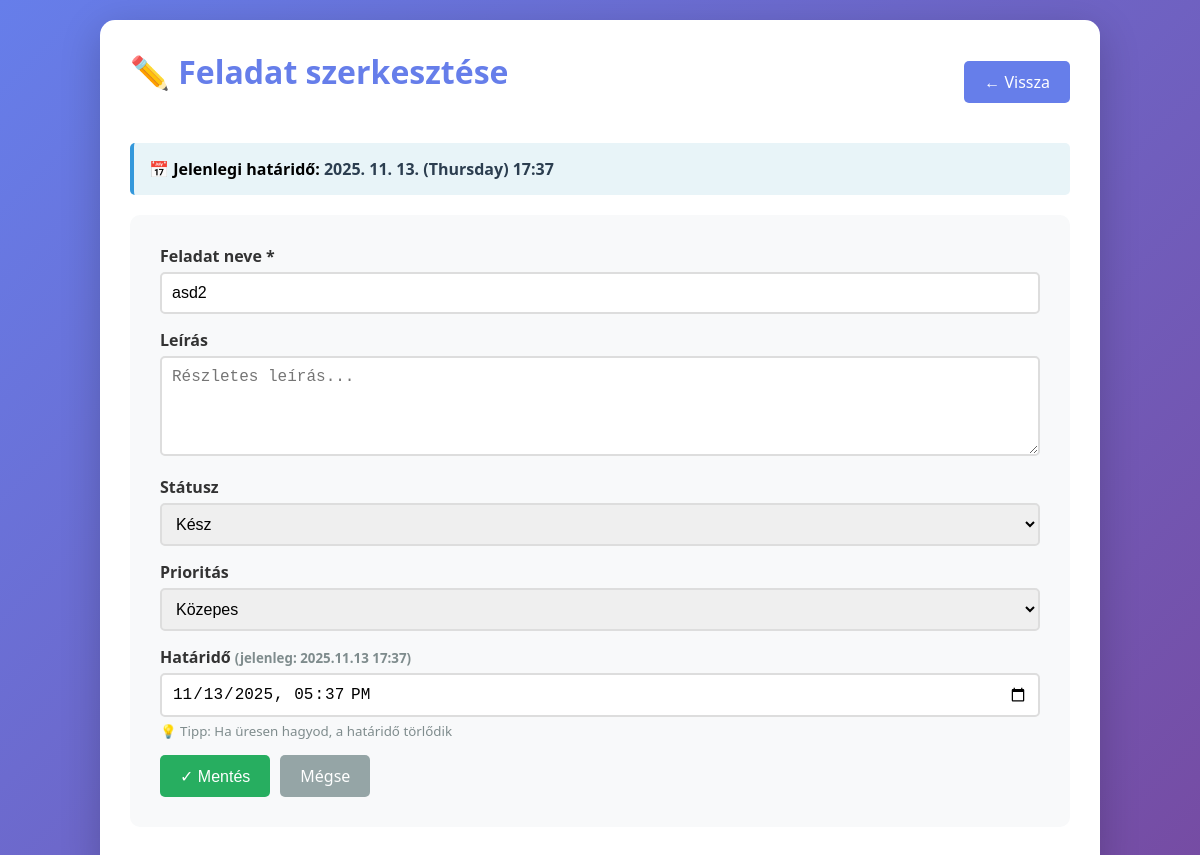
Screenshot of /update/21/ with the database file from the repository.
### tasks/models.py (models this page shows, shortened)
class Task(models.Model):
    PRIORITY_CHOICES = [
        ('low', 'Alacsony'),
        ('medium', 'Közepes'),
        ('high', 'Magas')
    ]
    STATUS_CHOICES = [
        ('todo', 'Tennivaló'),
        ('in_progress', 'Folyamatban'),
        ('done', 'Kész'),
    ]
    title = models.CharField(max_length=200, verbose_name='Cím')
    description = models.TextField(blank=True, verbose_name='Leírás')
    priority = models.CharField(max_length=10, choices=PRIORITY_CHOICES, default='medium', verbose_name='Prioritás')
    status = models.CharField(max_length=20, choices=STATUS_CHOICES, default='todo', verbose_name='Státusz')
    deadline = models.DateTimeField(null=True, blank=True, verbose_name='Határidő')
    createdat= models.DateTimeField(auto_now_add=True, verbose_name='Létrehozva')
    updatedat= models.DateTimeField(auto_now=True, verbose_name='Módosítva')
    class Meta:
        ordering = ['-createdat']
        verbose_name = 'Feladat'
        verbose_name_plural = 'Feladatok'

### tasks/views.py (the view)
# urls.py: path('update/<int:pk>/', views.task_update, name='task_update'),
def task_update(request, pk):
    task = get_object_or_404(Task, pk=pk)
    if request.method == 'POST':
        form = TaskForm(request.POST, instance=task)
        if form.is_valid():
            form.save()
            return redirect('task_list')
    else:
        form = TaskForm(instance=task)
    return render(request, 'tasks/task_update.html', {'form': form, 'task': task})

### tasks/templates/tasks/task_update.html (shortened to what this page needs)
{% extends 'tasks/base.html' %} {% block content %}
<div class="header">
  <h1>✏️ Feladat szerkesztése</h1>
  <a href="{% url 'task_list' %}" class="btn">← Vissza</a>
</div>
{% if task.deadline %}
<div
  style="
    background: #e8f4f8;
    border-left: 4px solid #3498db;
    padding: 15px;
    margin-bottom: 20px;
    border-radius: 5px;
  "
>
  <strong>📅 Jelenlegi határidő:</strong>
  <span style="color: #2c3e50; font-size: 16px; font-weight: bold">
    {{ task.deadline|date:"Y. m. d. (l) H:i" }}
  </span>
</div>
{% endif %}
<form method="post">
  <div class="form-group">
    <label for="{{ form.title.id_for_label }}">Feladat neve *</label>
    {{ form.title }}
  </div>
  <div class="form-group">
    <label for="{{ form.description.id_for_label }}">Leírás</label>
    {{ form.description }}
  </div>
  <div class="form-group">
    <label for="{{ form.status.id_for_label }}">Státusz</label>
    {{ form.status }}
  </div>
  <div class="form-group">
    <label for="{{ form.priority.id_for_label }}">Prioritás</label>
    {{ form.priority }}
  </div>
  <div class="form-group">
    <label for="{{ form.deadline.id_for_label }}">
      Határidő {% if task.deadline %}
      <small style="color: #7f8c8d"
        >(jelenleg: {{ task.deadline|date:"Y.m.d H:i" }})</small
      >
      {% endif %}
    </label>
    {{ form.deadline }}
    <small style="color: #7f8c8d; display: block; margin-top: 5px">
      💡 Tipp: Ha üresen hagyod, a határidő törlődik
    </small>
  </div>
  <div style="display: flex; gap: 10px">
    <button type="submit" class="btn btn-success">✓ Mentés</button>
    <a href="{% url 'task_list' %}" class="btn" style="background: #95a5a6"
      >Mégse</a
    >
  </div>
</form>
{% endblock %}

### tasks/static/tasks/css/base.css (style rules this page uses)
* { margin: 0; padding: 0; box-sizing: border-box; }
body { font-family: "Segoe UI", Tahoma, Geneva, Verdana, sans-serif; background: linear-gradient(135deg, #667eea 0%, #764ba2 100%); min-height: 100vh; padding: 20px; }
h1, h2 { color: #667eea; margin-bottom: 20px; }
.btn { display: inline-block; padding: 10px 20px; background: #667eea; color: white; text-decoration: none; border-radius: 5px; border: none; cursor: pointer; font-size: 16px; transition: background 0.3s; }
.btn-success { background: #27ae60; }
form { margin: 20px 0; }
.form-group { margin-bottom: 15px; }
label { display: block; margin-bottom: 5px; font-weight: bold; color: #333; }
input, textarea, select { width: 100%; padding: 10px; border: 2px solid #ddd; border-radius: 5px; font-size: 16px; }
textarea { resize: vertical; min-height: 100px; }
.header { display: flex; justify-content: space-between; align-items: center; margin-bottom: 30px; }

### tasks/templates/tasks/task_update.html (style rules this page uses)
form { background: #f8f9fa; padding: 30px; border-radius: 10px; }

### rows the page displays
Task: deadline "2025. 11. 13. (Thursday) 17:37", title "asd2", status "Kész", priority "Közepes", deadline "2025.11.13 17:37", deadline "11/13/2025 17:37"
